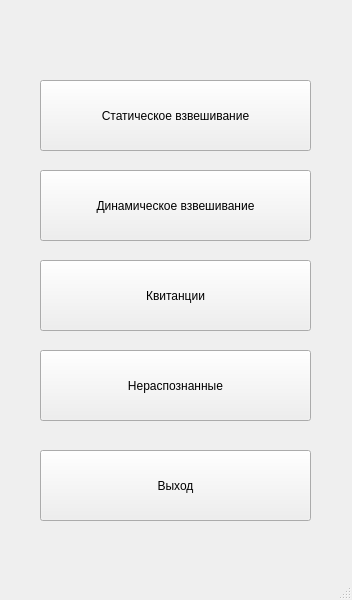
<?xml version="1.0" encoding="UTF-8"?>
<ui version="4.0">
 <class>MainWindow</class>
 <widget class="QMainWindow" name="MainWindow">
  <property name="geometry">
   <rect>
    <x>0</x>
    <y>0</y>
    <width>352</width>
    <height>600</height>
   </rect>
  </property>
  <property name="windowTitle">
   <string>MainWindow</string>
  </property>
  <widget class="QWidget" name="centralwidget">
   <widget class="QPushButton" name="pushButton">
    <property name="geometry">
     <rect>
      <x>40</x>
      <y>450</y>
      <width>271</width>
      <height>71</height>
     </rect>
    </property>
    <property name="text">
     <string>Выход</string>
    </property>
   </widget>
   <widget class="QPushButton" name="pushButton_2">
    <property name="geometry">
     <rect>
      <x>40</x>
      <y>350</y>
      <width>271</width>
      <height>71</height>
     </rect>
    </property>
    <property name="text">
     <string>Нераспознанные</string>
    </property>
   </widget>
   <widget class="QPushButton" name="pushButton_3">
    <property name="geometry">
     <rect>
      <x>40</x>
      <y>260</y>
      <width>271</width>
      <height>71</height>
     </rect>
    </property>
    <property name="text">
     <string>Квитанции</string>
    </property>
   </widget>
   <widget class="QPushButton" name="pushButton_4">
    <property name="geometry">
     <rect>
      <x>40</x>
      <y>170</y>
      <width>271</width>
      <height>71</height>
     </rect>
    </property>
    <property name="text">
     <string>Динамическое взвешивание</string>
    </property>
   </widget>
   <widget class="QPushButton" name="pushButton_5">
    <property name="geometry">
     <rect>
      <x>40</x>
      <y>80</y>
      <width>271</width>
      <height>71</height>
     </rect>
    </property>
    <property name="text">
     <string>Статическое взвешивание</string>
    </property>
   </widget>
  </widget>
  <widget class="QMenuBar" name="menubar">
   <property name="geometry">
    <rect>
     <x>0</x>
     <y>0</y>
     <width>352</width>
     <height>29</height>
    </rect>
   </property>
  </widget>
  <widget class="QStatusBar" name="statusbar"/>
 </widget>
 <resources/>
 <connections/>
</ui>
